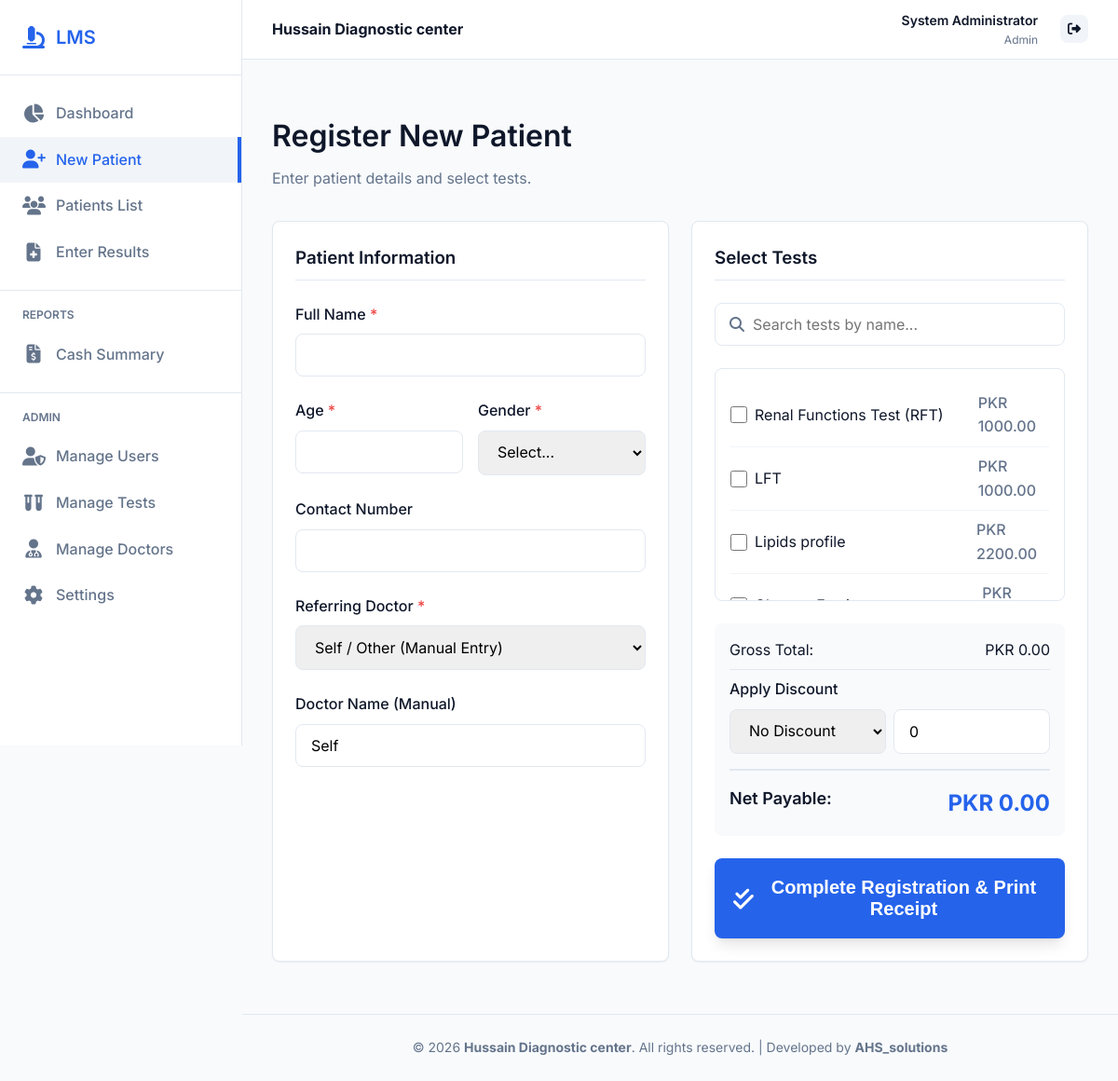
The page /patients/new (signed in) on the database its author committed.
### models.py (models this page shows)
class Setting(db.Model):
    id = db.Column(db.Integer, primary_key=True)
    key = db.Column(db.String(50), unique=True, nullable=False)
    value = db.Column(db.String(255), nullable=False)

class User(db.Model, UserMixin):
    id = db.Column(db.Integer, primary_key=True)
    username = db.Column(db.String(50), unique=True, nullable=False)
    password_hash = db.Column(db.String(255), nullable=False)
    role = db.Column(db.String(50), nullable=False) # Admin, Receptionist, Lab Technician, Technologist, Pathologist
    name = db.Column(db.String(100), nullable=False)

class Test(db.Model):
    id = db.Column(db.Integer, primary_key=True)
    name = db.Column(db.String(100), nullable=False)
    price = db.Column(db.Float, nullable=False)
    parameters = db.relationship('Parameter', backref='test', lazy=True, cascade="all, delete-orphan")
    patient_tests = db.relationship('PatientTest', backref='test', lazy=True)

### app.py (the view, shortened to what this page needs)
@app.route('/patients/new', methods=['GET', 'POST'])
@login_required
@role_required('Admin', 'Receptionist')
def patient_new():
    tests = Test.query.all()
    doctors = Doctor.query.all()
    return render_template('patients/new.html', tests=tests, doctors=doctors)

### templates/patients/new.html (shortened to what this page needs)
{% extends "base.html" %}
{% block content %}
<div style="margin-bottom: 2rem;">
    <h1>Register New Patient</h1>
    <p style="color: var(--text-light);">Enter patient details and select tests.</p>
</div>
<form method="POST" id="registrationForm">
    <div class="grid-2">
        <div class="card">
            <h3 style="margin-bottom: 1.5rem; border-bottom: 1px solid var(--border-color); padding-bottom: 0.5rem;">Patient Information</h3>
            <div class="form-group">
                <label class="form-label" for="name">Full Name <span style="color: var(--danger);">*</span></label>
                <input type="text" id="name" name="name" class="form-control" required>
            </div>
            <div class="grid-2" style="gap: 1rem;">
                <div class="form-group">
                    <label class="form-label" for="age">Age <span style="color: var(--danger);">*</span></label>
                    <input type="number" id="age" name="age" class="form-control" min="0" max="150" required>
                </div>
                <div class="form-group">
                    <label class="form-label" for="gender">Gender <span style="color: var(--danger);">*</span></label>
                    <select id="gender" name="gender" class="form-control" required>
                        <option value="">Select...</option>
                    </select>
                </div>
            </div>
            <div class="form-group">
                <label class="form-label" for="contact">Contact Number</label>
                <input type="text" id="contact" name="contact" class="form-control">
            </div>
            <div class="form-group">
                <label class="form-label" for="doctor_id">Referring Doctor <span style="color: var(--danger);">*</span></label>
                <select id="doctor_id" name="doctor_id" class="form-control" required onchange="toggleReferringDoctor(this.value)">
                    <option value="0">Self / Other (Manual Entry)</option>
                </select>
            </div>
            <div id="manualDoctorDiv" class="form-group">
                <label class="form-label" for="referring_doctor">Doctor Name (Manual)</label>
                <input type="text" id="referring_doctor" name="referring_doctor" class="form-control" value="Self">
            </div>
        </div>
        <div class="card">
            <h3 style="margin-bottom: 1.5rem; border-bottom: 1px solid var(--border-color); padding-bottom: 0.5rem;">Select Tests</h3>
            <div class="form-group">
                <div style="position: relative;">
                    <i class="fa-solid fa-search" style="position: absolute; left: 1rem; top: 50%; transform: translateY(-50%); color: var(--text-light);"></i>
                    <input type="text" id="testSearch" class="form-control" placeholder="Search tests by name..." style="padding-left: 2.5rem;">
                </div>
            </div>
            <div id="testList" style="max-height: 250px; overflow-y: auto; margin-bottom: 1.5rem; border: 1px solid var(--border-color); border-radius: var(--border-radius); padding: 1rem;">
                {% if tests %}
                    {% for test in tests %}
                    <div class="test-item" data-name="{{ test.name|lower }}" style="display: flex; justify-content: space-between; align-items: center; padding: 0.5rem 0; border-bottom: 1px solid var(--secondary-color);">
                        <label style="display: flex; align-items: center; gap: 0.5rem; cursor: pointer; width: 100%;">
                            <input type="checkbox" name="tests" value="{{ test.id }}" data-price="{{ test.price }}" class="test-checkbox" style="width: 18px; height: 18px;">
                            <span>{{ test.name }}</span>
                        </label>
                        <span style="color: var(--text-light); font-weight: 500;">PKR {{ "%.2f"|format(test.price) }}</span>
                    </div>
                    {% endfor %}
                {% else %}
                    <p style="color: var(--text-light); text-align: center;">No tests available.</p>
                {% endif %}
            </div>
            <div class="billing-section" style="background-color: var(--bg-light); padding: 1rem; border-radius: var(--border-radius); margin-bottom: 1.5rem;">
                <div style="display: flex; justify-content: space-between; margin-bottom: 0.5rem;">
                    <span>Gross Total:</span>
                    <span id="grossTotal">PKR 0.00</span>
                </div>
                <div style="border-top: 1px solid var(--border-color); margin: 0.5rem 0; padding-top: 0.5rem;">
                    <label class="form-label">Apply Discount</label>
                    <div class="grid-2" style="gap: 0.5rem;">
                        <select name="discount_type" id="discountType" class="form-control">
                            <option value="none">No Discount</option>
                        </select>
                        <input type="number" step="0.01" name="discount_value" id="discountValue" class="form-control" value="0" min="0">
                    </div>
                </div>
                <div style="display: flex; justify-content: space-between; margin-top: 1rem; padding-top: 1rem; border-top: 2px solid var(--border-color);">
                    <span style="font-size: 1.125rem; font-weight: 600;">Net Payable:</span>
                    <span id="netTotal" style="font-size: 1.5rem; font-weight: 700; color: var(--primary-color);">PKR 0.00</span>
                </div>
            </div>
            <button type="submit" class="btn btn-primary" style="width: 100%; padding: 1.25rem; font-size: 1.25rem; font-weight: 700; box-shadow: var(--shadow-lg);">
                <i class="fa-solid fa-check-double fa-lg"></i> Complete Registration & Print Receipt
            </button>
        </div>
    </div>
</form>
{% endblock %}

### templates/base.html (shortened to what this page needs)
<!DOCTYPE html>
<html lang="en">
<head>
    <link rel="stylesheet" href="https://cdnjs.cloudflare.com/ajax/libs/font-awesome/6.4.0/css/all.min.css">
    <link rel="stylesheet" href="{{ url_for('static', filename='css/style.css') }}">
</head>
<body>
    <div class="app-container">
        {% if current_user.is_authenticated %}
        <aside class="sidebar no-print">
            <div class="sidebar-header">
                <i class="fa-solid fa-microscope" style="color: var(--primary-color); font-size: 1.5rem;"></i>
                <h2>LMS</h2>
            </div>
            <nav class="sidebar-nav">
                <a href="{{ url_for('dashboard') }}" class="nav-item {% if request.endpoint == 'dashboard' %}active{% endif %}">
                    <i class="fa-solid fa-chart-pie"></i>
                    Dashboard
                </a>
                {% if current_user.role in ['Admin', 'Receptionist'] %}
                <a href="{{ url_for('patient_new') }}" class="nav-item {% if 'patient_new' in request.endpoint %}active{% endif %}">
                    <i class="fa-solid fa-user-plus"></i>
                    New Patient
                </a>
                {% endif %}
                <a href="{{ url_for('results_list') }}" class="nav-item {% if 'results_list' in request.endpoint %}active{% endif %}">
                    <i class="fa-solid fa-users"></i>
                    Patients List
                </a>
                {% if current_user.role in ['Admin', 'Lab Technician', 'Technologist', 'Pathologist'] %}
                <a href="{{ url_for('results_list') }}" class="nav-item {% if 'patient_results' in request.endpoint %}active{% endif %}">
                    <i class="fa-solid fa-file-medical"></i>
                    Enter Results
                </a>
                {% endif %}
                {% if current_user.role == 'Admin' %}
                <div style="border-top: 1px solid var(--border-color); margin: 1rem 0;"></div>
                <div style="padding: 0 1.5rem; font-size: 0.75rem; font-weight: 600; color: var(--text-light); text-transform: uppercase; margin-bottom: 0.5rem;">Reports</div>
                <a href="{{ url_for('cash_summary') }}" class="nav-item {% if 'cash_summary' in request.endpoint %}active{% endif %}">
                    <i class="fa-solid fa-file-invoice-dollar"></i>
                    Cash Summary
                </a>
                <div style="border-top: 1px solid var(--border-color); margin: 1rem 0;"></div>
                <div style="padding: 0 1.5rem; font-size: 0.75rem; font-weight: 600; color: var(--text-light); text-transform: uppercase; margin-bottom: 0.5rem;">Admin</div>
                <a href="{{ url_for('manage_users') }}" class="nav-item {% if 'manage_users' in request.endpoint %}active{% endif %}">
                    <i class="fa-solid fa-user-shield"></i>
                    Manage Users
                </a>
                <a href="{{ url_for('test_list') }}" class="nav-item {% if 'test' in request.endpoint %}active{% endif %}">
                    <i class="fa-solid fa-vials"></i>
                    Manage Tests
                </a>
                <a href="{{ url_for('doctor_list') }}" class="nav-item {% if 'doctor' in request.endpoint %}active{% endif %}">
                    <i class="fa-solid fa-user-md"></i>
                    Manage Doctors
                </a>
                <a href="{{ url_for('settings') }}" class="nav-item {% if 'settings' in request.endpoint %}active{% endif %}">
                    <i class="fa-solid fa-cog"></i>
                    Settings
                </a>
                {% endif %}
            </nav>
        </aside>
        {% endif %}
        <main class="main-content" {% if not current_user.is_authenticated %}style="margin-left: 0;"{% endif %}>
            {% if current_user.is_authenticated %}
            <header class="topbar no-print">
                <div class="lab-brand">
                    <strong>{{ lab_name }}</strong>
                </div>
                <div class="topbar-actions" style="display: flex; align-items: center; gap: 1.5rem;">
                    <div style="text-align: right;">
                        <div style="font-weight: 600; font-size: 0.875rem;">{{ current_user.name }}</div>
                        <div style="color: var(--text-light); font-size: 0.75rem;">{{ current_user.role }}</div>
                    </div>
                    <a href="{{ url_for('logout') }}" class="btn btn-secondary btn-icon" title="Logout"><i class="fa-solid fa-right-from-bracket"></i></a>
                </div>
            </header>
            {% endif %}
            <div class="content-wrapper">
                {% block content %}{% endblock %}
            </div>
            <footer class="no-print" style="text-align: center; padding: 1.5rem; border-top: 1px solid var(--border-color); color: var(--text-light); font-size: 0.875rem; margin-top: auto;">
                &copy; 2026 <strong>{{ lab_name }}</strong>. All rights reserved. | Developed by <strong>AHS_solutions</strong>
            </footer>
        </main>
    </div>
</body>
</html>

### rows shown on the page
Setting: value "Hussain Diagnostic center"
User: name "System Administrator", role "Admin"
Test: name "Renal Functions Test (RFT)", price "1000.00"
Test: name "LFT", price "1000.00"
Test: name "Lipids profile", price "2200.00"
